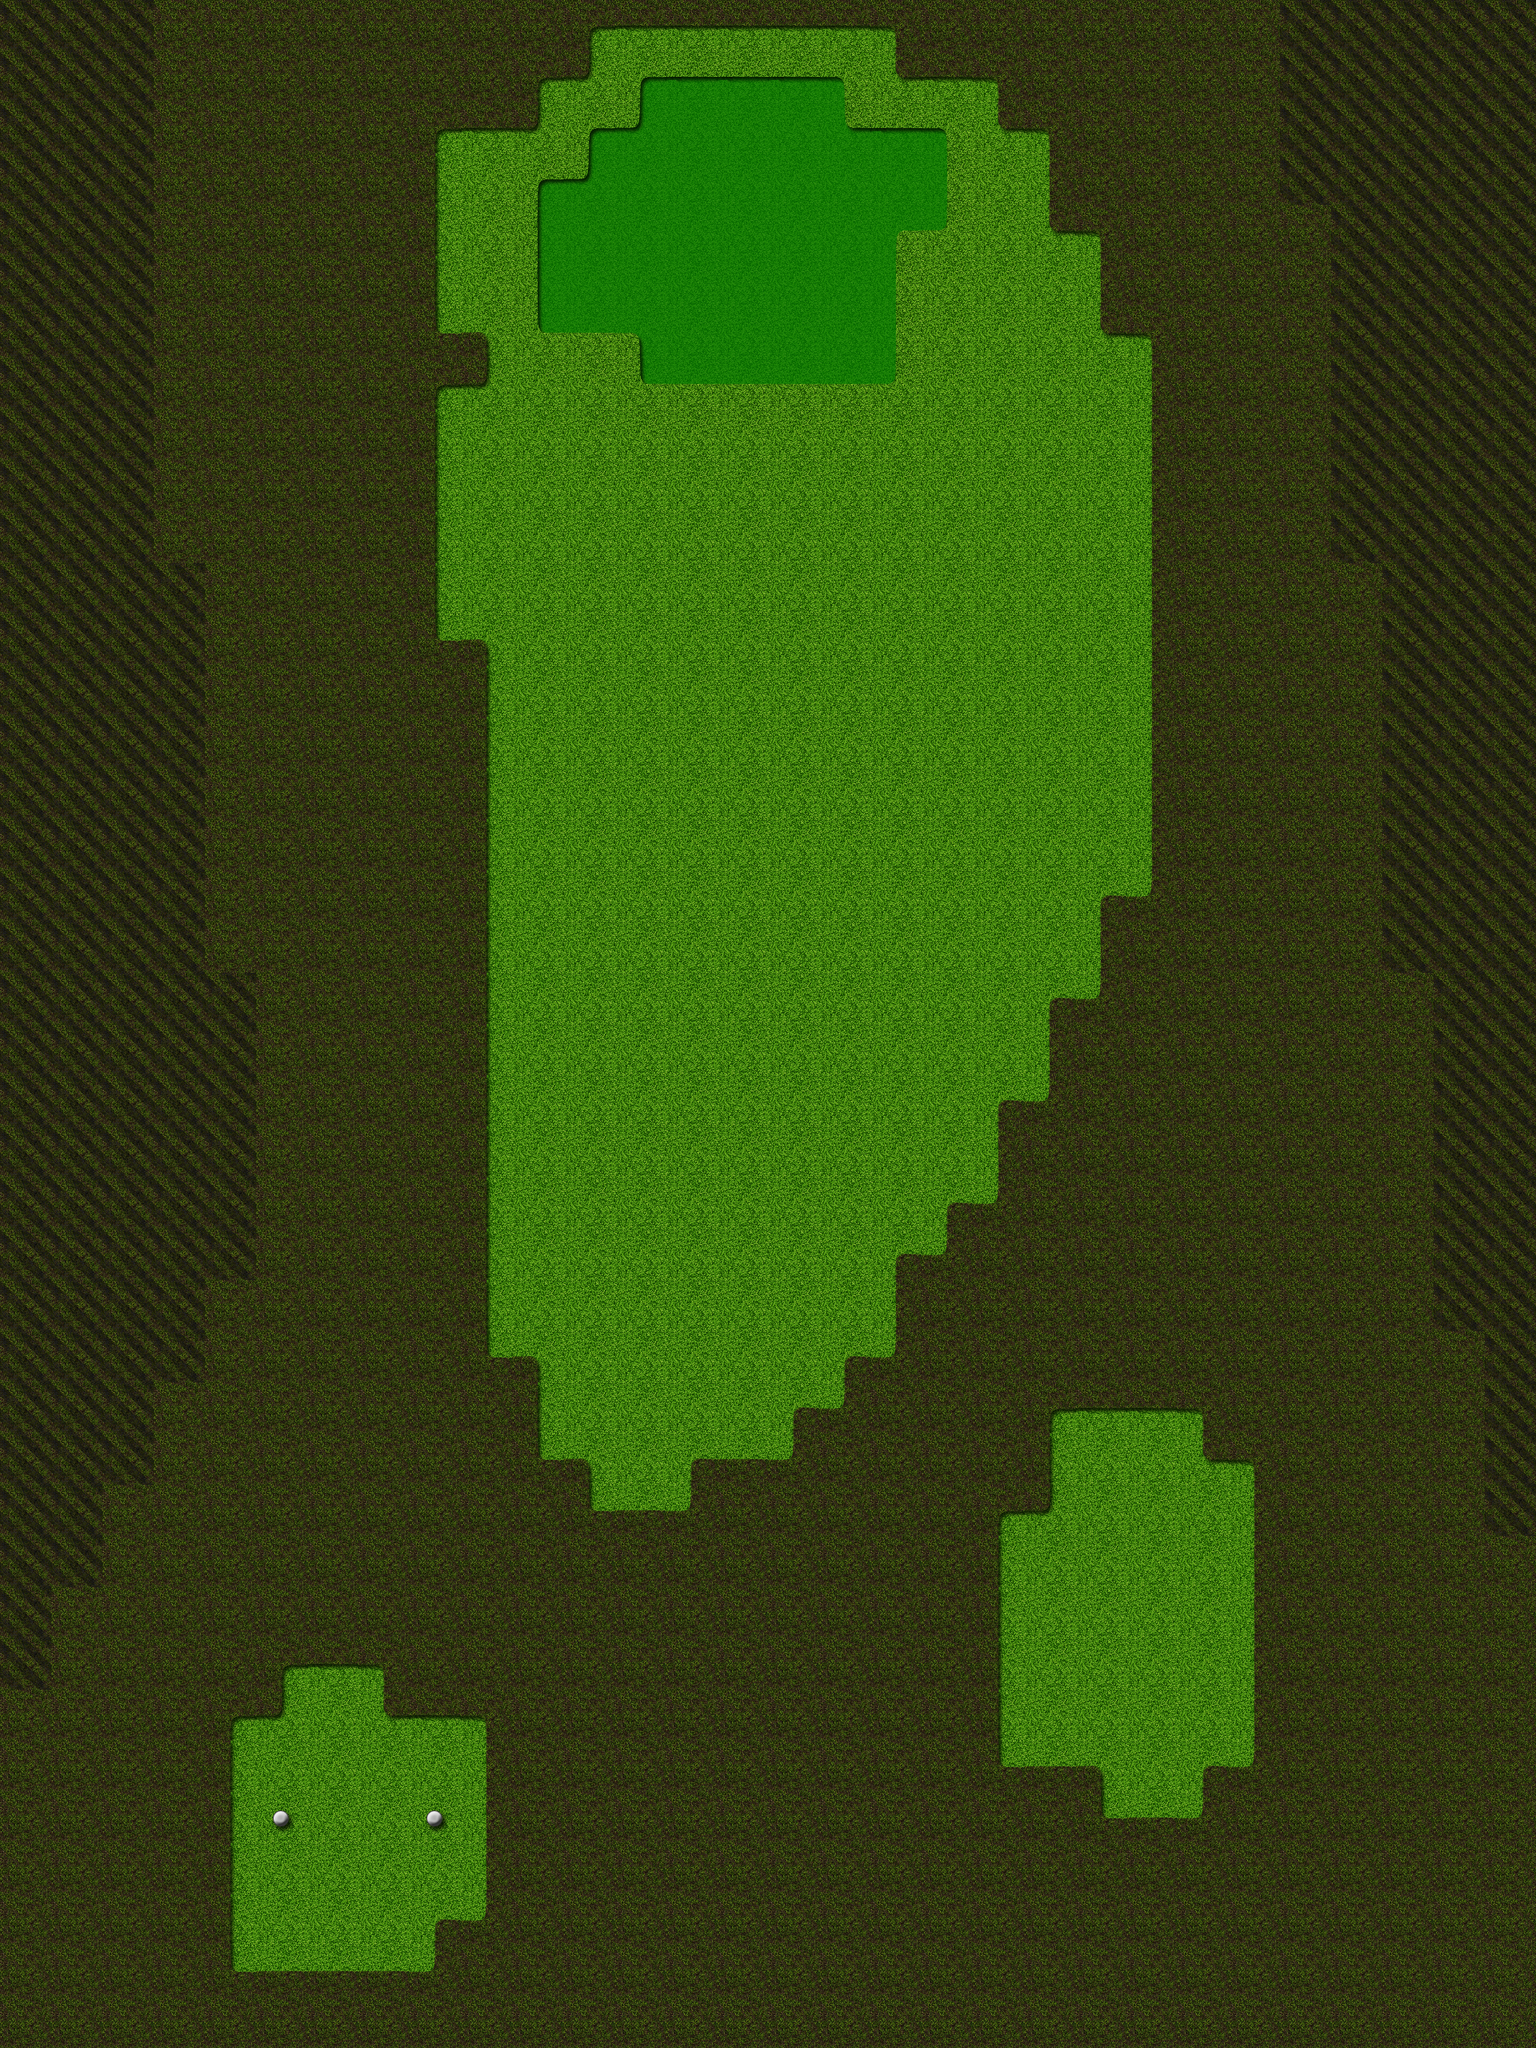

This is a level from a 2D game, rendered from its Tiled map with the project's own tilesets. A one-line summary and the map file follow, with tile-layer data summarised:
An orthogonal 30x40 tile map with 64x64 px tiles, 1 tile layer (Tile Layer 1), 2 tilesets and 32 objects (Hole, Tee).

<map version="1.0" orientation="orthogonal" width="30" height="40" tilewidth="64" tileheight="64">
 <tileset firstgid="1" name="Golf" tilewidth="64" tileheight="64">
  <image source="tilemap.png" width="1024" height="1024" />
  <terraintypes>
   <terrain name="Rough" tile="0" />
   <terrain name="Fairway" tile="1" />
   <terrain name="Green" tile="16" />
   <terrain name="Bunker" tile="17" />
   <terrain name="Water" tile="19" />
  </terraintypes>
  <tile id="0" terrain="0,0,0,0" />
  <tile id="1" terrain="1,1,1,1" />
  <tile id="4" terrain="1,2,1,2" />
  <tile id="5" terrain="2,1,2,1" />
  <tile id="6" terrain="1,1,1,2" />
  <tile id="7" terrain="1,1,2,1" />
  <tile id="16" terrain="2,2,2,2" />
  <tile id="17" terrain="3,3,3,3" />
  <tile id="19" terrain="4,4,4,4" />
  <tile id="20" terrain="2,2,1,1" />
  <tile id="21" terrain="1,1,2,2" />
  <tile id="22" terrain="1,2,1,1" />
  <tile id="23" terrain="2,1,1,1" />
  <tile id="32" terrain="1,1,1,3" />
  <tile id="33" terrain="1,1,3,1" />
  <tile id="34" terrain="3,3,3,1" />
  <tile id="35" terrain="3,3,1,3" />
  <tile id="44" terrain="1,3,1,3" />
  <tile id="45" terrain="3,1,3,1" />
  <tile id="46" terrain="1,1,1,4" />
  <tile id="47" terrain="1,1,4,1" />
  <tile id="48" terrain="1,3,1,1" />
  <tile id="49" terrain="3,1,1,1" />
  <tile id="50" terrain="3,1,3,3" />
  <tile id="51" terrain="1,3,3,3" />
  <tile id="60" terrain="3,3,1,1" />
  <tile id="61" terrain="1,1,3,3" />
  <tile id="62" terrain="1,4,1,1" />
  <tile id="63" terrain="4,1,1,1" />
  <tile id="64" terrain="4,4,4,1" />
  <tile id="65" terrain="4,4,1,4" />
  <tile id="74" terrain="1,4,1,4" />
  <tile id="75" terrain="4,1,4,1" />
  <tile id="76" terrain="0,0,0,1" />
  <tile id="77" terrain="0,0,1,0" />
  <tile id="78" terrain="1,1,1,0" />
  <tile id="79" terrain="1,1,0,1" />
  <tile id="80" terrain="4,1,4,4" />
  <tile id="81" terrain="1,4,4,4" />
  <tile id="90" terrain="4,4,1,1" />
  <tile id="91" terrain="1,1,4,4" />
  <tile id="92" terrain="0,1,0,0" />
  <tile id="93" terrain="1,0,0,0" />
  <tile id="94" terrain="1,0,1,1" />
  <tile id="95" terrain="0,1,1,1" />
  <tile id="104" terrain="0,1,0,1" />
  <tile id="105" terrain="1,0,1,0" />
  <tile id="106" terrain="3,3,3,0" />
  <tile id="107" terrain="3,3,0,3" />
  <tile id="108" terrain="0,0,0,3" />
  <tile id="109" terrain="0,0,3,0" />
  <tile id="120" terrain="1,1,0,0" />
  <tile id="121" terrain="0,0,1,1" />
  <tile id="122" terrain="3,0,3,3" />
  <tile id="123" terrain="0,3,3,3" />
  <tile id="124" terrain="0,3,0,0" />
  <tile id="125" terrain="3,0,0,0" />
  <tile id="134" terrain="0,3,0,3" />
  <tile id="135" terrain="3,0,3,0" />
  <tile id="136" terrain="0,0,0,4" />
  <tile id="137" terrain="0,0,4,0" />
  <tile id="138" terrain="4,4,4,0" />
  <tile id="139" terrain="4,4,0,4" />
  <tile id="150" terrain="3,3,0,0" />
  <tile id="151" terrain="0,0,3,3" />
  <tile id="152" terrain="0,4,0,0" />
  <tile id="153" terrain="4,0,0,0" />
  <tile id="154" terrain="4,0,4,4" />
  <tile id="155" terrain="0,4,4,4" />
  <tile id="164" terrain="0,4,0,4" />
  <tile id="165" terrain="4,0,4,0" />
  <tile id="166" terrain="2,2,2,1" />
  <tile id="167" terrain="2,2,1,2" />
  <tile id="180" terrain="4,4,0,0" />
  <tile id="181" terrain="0,0,4,4" />
  <tile id="182" terrain="2,1,2,2" />
  <tile id="183" terrain="1,2,2,2" />
 </tileset>
 <tileset firstgid="257" name="Trees" tilewidth="256" tileheight="256">
  <image source="tree_tiles.png" width="512" height="512" />
 </tileset>
 <layer name="Tile Layer 1" width="30" height="40">
  <data>[1200 cells, 1200 non-empty, 29 distinct tile ids]</data>
 </layer>
 <objectgroup name="Object Layer 1" width="30" height="40">
  <object name="Hole" x="894" y="228">
   <ellipse />
  </object>
  <object name="Tee" x="435" y="2264" width="19" height="19">
   <ellipse />
  </object>
 </objectgroup>
 <objectgroup name="Object Layer 2" width="30" height="40">
  <object gid="257" x="-4" y="1795" />
  <object gid="257" x="163" y="1319" />
  <object gid="257" x="5" y="876" />
  <object gid="257" x="75" y="361" />
  <object gid="257" x="1445" y="213" />
  <object gid="257" x="1675" y="404" />
  <object gid="257" x="1578" y="783" />
  <object gid="257" x="1720" y="1125" />
  <object gid="257" x="1627" y="1655" />
  <object gid="257" x="951" y="2519" />
  <object gid="257" x="717" y="2264" />
  <object gid="258" x="872" y="2383" />
  <object gid="258" x="1708" y="1983" />
  <object gid="258" x="1660" y="1389" />
  <object gid="258" x="1705" y="901" />
  <object gid="258" x="1536" y="543" />
  <object gid="258" x="1660" y="158" />
  <object gid="258" x="-73" y="428" />
  <object gid="258" x="178" y="843" />
  <object gid="258" x="-22" y="1234" />
  <object gid="258" x="75" y="1680" />
  <object gid="259" x="151" y="1125" />
  <object gid="259" x="5" y="161" />
  <object gid="259" x="1530" y="1516" />
  <object gid="260" x="1730" y="1740" />
  <object gid="260" x="1545" y="1201" />
  <object gid="260" x="-43" y="1461" />
  <object gid="260" x="69" y="2125" />
  <object gid="260" x="1654" y="2334" />
  <object gid="260" x="239" y="216" />
 </objectgroup>
</map>
